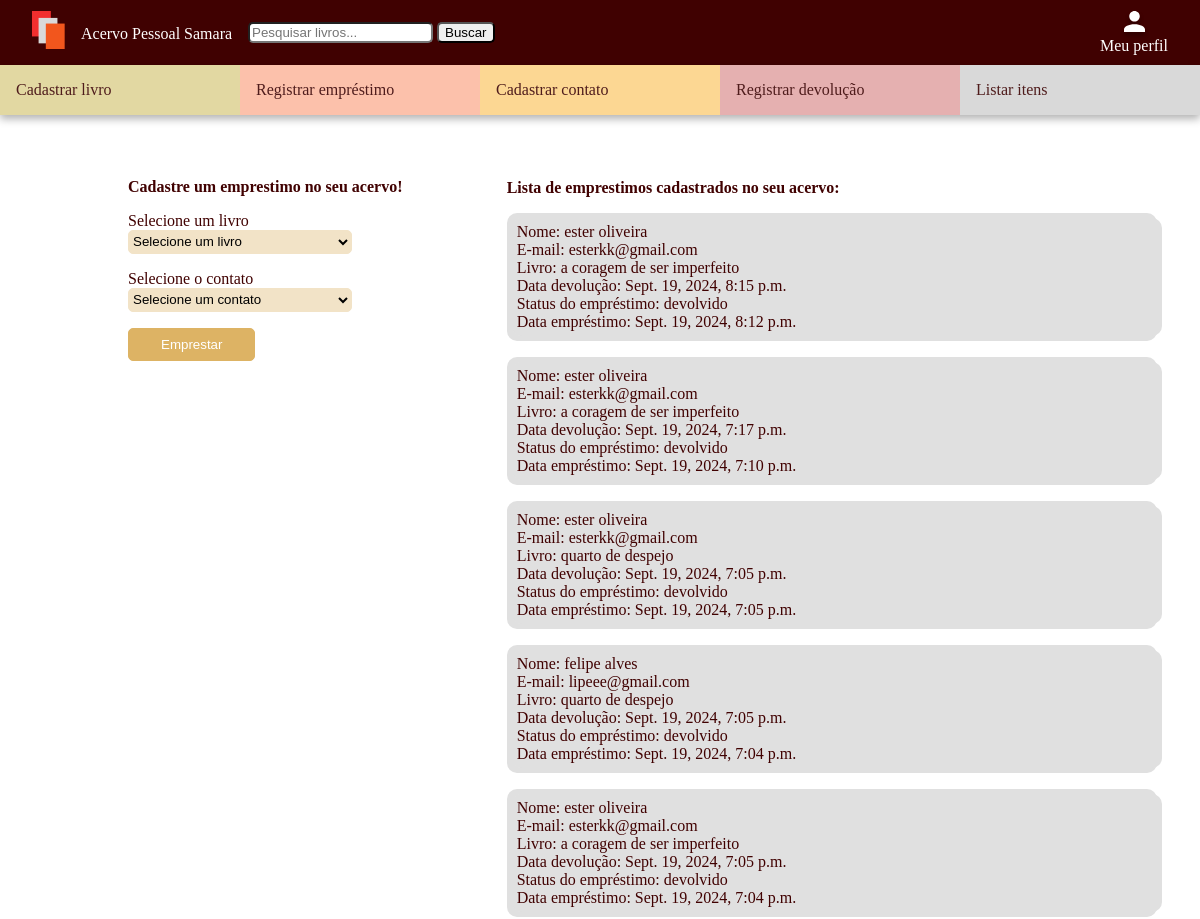
The page /acervo_pessoal/registrar_emprestimo/ (signed in, upper part) on the database as committed earlier.
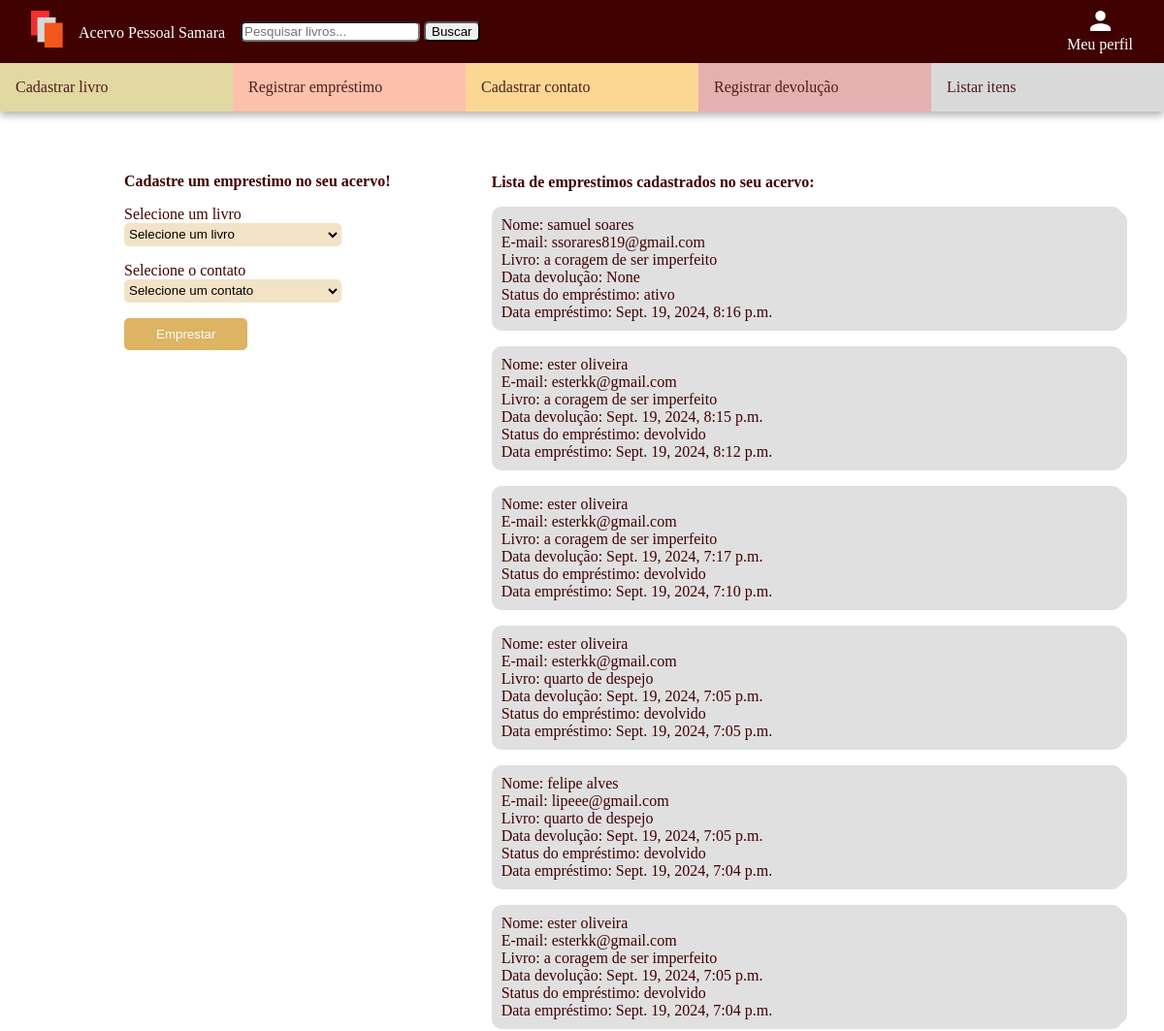
The same page on the database as committed later.
### acervo_pessoal/models/emprestimo.py (models this page shows, shortened)
class Emprestimo(models.Model):
    livro = models.ForeignKey(Livro, on_delete=models.CASCADE)
    contato = models.ForeignKey(Contato, on_delete=models.CASCADE)
    data_emprestimo = models.DateTimeField(default=timezone.now)
    data_devolucao = models.DateTimeField(blank=True, null=True)
    usuario = models.ForeignKey(User, on_delete=models.CASCADE)
    status_emprestimo = models.CharField(max_length=10, choices= [ ('ativo', 'Ativo'),
        ('devolvido', 'Devolvido')], default='ativo')

### acervo_pessoal/models/contato.py (models this page shows, shortened)
class Contato(models.Model):
    nome =  models.CharField(max_length=255)
    email = models.EmailField(max_length=255)
    usuario = models.ForeignKey(User, on_delete=models.CASCADE, related_name='contatos', null=True, blank=True)

### acervo_pessoal/models/livro.py (models this page shows, shortened)
class Livro(models.Model):
    nome = models.CharField(max_length=255)
    autor = models.CharField(max_length=255)
    ano  = models.IntegerField()
    foto = models.ImageField(upload_to='capas/')
    usuario = models.ForeignKey(User, on_delete=models.CASCADE, null=True, blank=True)

### acervo_pessoal/views/gerenciarEmprestimo.py (the view, shortened to what this page needs)
# urls.py: path('registrar_emprestimo/', RegistrarEmprestimoView.as_view(), name='registrar_emprestimo'),
class RegistrarEmprestimoView(View):
    def get(self, request, *args, **kwargs):
        emprestimos = Emprestimo.objects.filter(usuario=request.user).order_by('-id')
        contatos = Contato.objects.filter(usuario=request.user)
        livros_emprestados_identificadores = Emprestimo.objects.filter(usuario=request.user, status_emprestimo='ativo').values_list('livro_id', flat=True)
        livros_disponiveis = Livro.objects.filter(usuario=request.user).exclude(id__in=livros_emprestados_identificadores)
        return render(request, 'registrar_emprestimo.html', {'emprestimos': emprestimos, 'livros':livros_disponiveis, 'contatos':contatos})

### acervo_pessoal/templates/registrar_emprestimo.html (shortened to what this page needs)
{% extends 'base_logado.html' %}
{% load static %}
    {% block head %}
    <link rel="stylesheet" href="{% static 'css/registrar_emprestimo.css'%}">
    {% endblock %}
    {% block conteudo %}
    <div class="conteudo-cadastrar-emprestimo">
        <div class="conteudo-colun1">
            <form action="" method="post" enctype="multipart/form-data">
                <label for="" class="display-block item-cadastro-espaco label-cadastro-emprestimo titulo-cadastro-emprestimo">Cadastre um emprestimo no seu acervo!</label>
                <label for="nome" class="display-block label-cadastro-emprestimo">Selecione um livro</label>
                <select name="livro" id="" required class="display-block item-cadastro-espaco input-cadastro-emprestimo">
                    <option value="" {% if not request.POST.livro %}selected{% endif %}>Selecione um livro</option>
                </select>
                <label for="email" class="display-block label-cadastro-emprestimo">Selecione o contato</label>
                <select name="contato" id="" required class="display-block item-cadastro-espaco input-cadastro-emprestimo">
                    {% for contato in contatos %}
                    <option value="" {% if not request.POST.contato %}selected{% endif %}>Selecione um contato</option>
                    {% endfor %}
                </select>
                <button class="botao-cadastro-emprestimo">Emprestar</button>
            </form>
        </div>
        <div class="conteudo-colun2">
            <p class="titulo-conteudo-colun2">Lista de emprestimos cadastrados no seu acervo:</p>
            {% for emprestimo in emprestimos %}
            <ul class="ul-emprestimos-cadastrados-lista-geral">
                <li>
                    <ul class="ul-emprestimos-cadastrados-lista-geral">
                        <li>Nome: {{emprestimo.contato.nome}}</li>
                        <li>E-mail: {{emprestimo.contato.email}}</li>
                        <li>Livro: {{emprestimo.livro.nome}}</li>
                        <li>Data devolução: {{emprestimo.data_devolucao}}</li>
                        <li>Status do empréstimo: {{ emprestimo.status_emprestimo}} </li>
                        <li>Data empréstimo: {{emprestimo.data_emprestimo}}</li>
                    </ul>
                </li>
            </ul>
            {%empty%}
                <p>Nenhum emprestimo cadastrado no momento</p>
            {% endfor %}
        </div>
    </div>
    {% endblock %}

Rows that differ between the two databases and show on the page:
added Emprestimo: contato.nome "samuel soares", contato.email "ssorares819@gmail.com", livro.nome "a coragem de ser imperfeito", data_devolucao "None", status_emprestimo "ativo", data_emprestimo "Sept. 19, 2024, 8:16 p.m."
